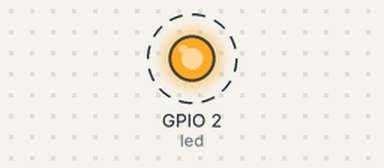
The program below on a simulated ESP8266 board running MicroPython. Parts: output pins drawn as LEDs (lit = HIGH, except the on-board LED, lit = LOW). Dashed ring = blinking. The interpreter's speed is modelled, so counts of loop turns are approximate. At 61.5 s the program stops and its outputs stay as they are.

Above: at 0.2 s.
Timing chart, 0 to 3.0 s (numbered marks = the images above):
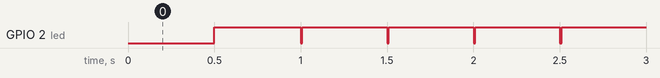

Measured:
- by itself, GPIO 2 (led): alternates HIGH for 0.49 s and LOW for 0.01 s, 243 changes in all, then stays HIGH

The program:

wifiwait.py
```python
import machine
import network
import time

retry_limit = 120 # = one minute on default 10+490 = 500ms per blink

def blink(on_ms=10, off_ms=490):
  led = machine.Signal(machine.Pin(2,machine.Pin.OUT), invert=True)
  led.on()
  time.sleep_ms(on_ms)
  led.off()
  time.sleep_ms(off_ms)

sta = network.WLAN(network.STA_IF)
blink(500,500)

tries = 0
while not sta.isconnected() and tries < retry_limit:
  tries += 1
  blink()

blink()
```
